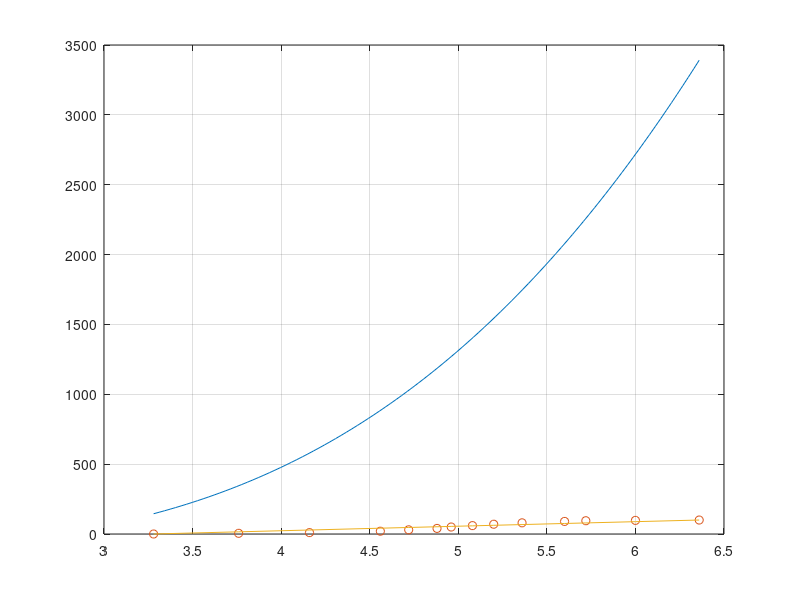
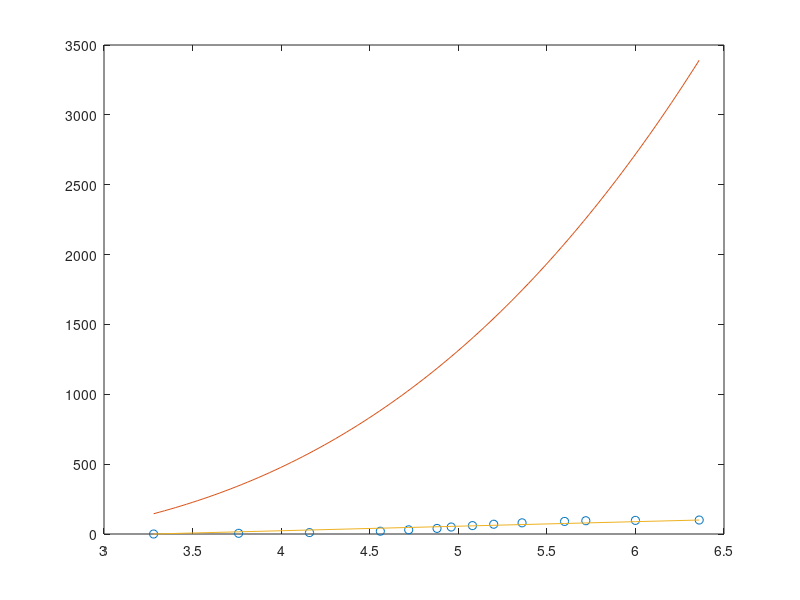
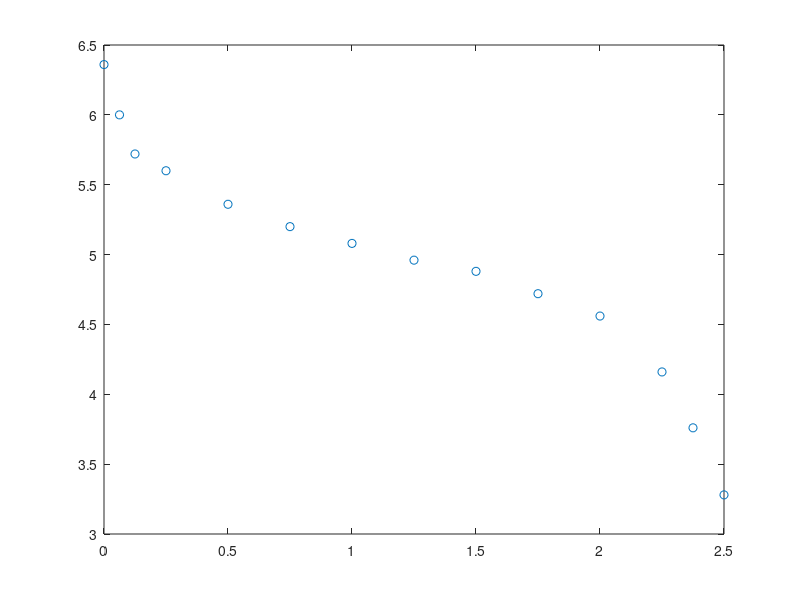

MATLAB code for these plots, in order:
clear all
clc
clf
x = [0 0.0625 0.125 0.25 0.5 0.75 1 1.25 1.5 1.75 2 2.25 2.375 2.5];
y = 4*[1.59 1.5 1.43 1.4 1.34 1.3 1.27 1.24 1.22 1.18 1.14 1.04 0.94 0.82];

pINV = polyfit(y,x,3);
y_values = linspace(max(y), min(y), 100); % Generating x values for plotting the polynomial
x_fit = polyval(pINV, y_values); % Evaluating the polynomial at x_values

%YNEW = pINV(1)*y_values.^10+pINV(2)*y_values.^9+pINV(3)*y_values.^8+pINV(4)*y_values.^7+pINV(5)*y_values.^6+pINV(6)*y_values.^5+pINV(7)*y_values.^4+pINV(8)*y_values.^3+pINV(9)*y_values.^2+pINV(10)*y_values.^1+pINV(11); %10
%YNEW = pINV(1)*y_values.^7+pINV(2)*y_values.^6+pINV(3)*y_values.^5+pINV(4)*y_values.^4+pINV(5)*y_values.^3+pINV(6)*y_values.^2+pINV(7)*y_values.^1+pINV(8); %7
%YNEW = pINV(1)*y_values.^5+pINV(2)*y_values.^4+pINV(3)*y_values.^3+pINV(4)*y_values.^2+pINV(5)*y_values.^1+pINV(6); %5
%YNEW = pINV(1)*y_values.^4+pINV(2)*y_values.^3+pINV(3)*y_values.^2+pINV(4)*y_values+pINV(5); %4
%YNEW = pINV(1)*y_values.^3+pINV(2)*y_values.^2+pINV(3)*y_values+pINV(4); %3
YNEW = -0.6198*y_values.^3+2.183*y_values.^2-2.725*y_values+6.199; %3
%YNEW = pINV(1)*y_values.^2+pINV(2)*y_values+pINV(3); %3


%1/0.01+e^-1.4x

YPlot=100*(((2.5-YNEW)/2.5));
XPlot=100*(((2.5-x)/2.5));
BatteryPercentage = (y-3.28)/.0308; % Vmax-Vmin/100=0.0308

%Vmax=4*1.59=6.36 Vmin=0.9*4=3.6 0.0276=(Vmax-VMin)/100 	LINEAR.. :(
figure (1);
plot(y_values,YPlot,y,XPlot,'o',y,BatteryPercentage);
%set (gca,'XDir','reverse');
%legend('Original Data','Polyfit','Lin');
grid on

figure(2);
plot(y,XPlot,'o',y_values,YPlot,y,BatteryPercentage)


figure(3);
plot(x,y,'o')